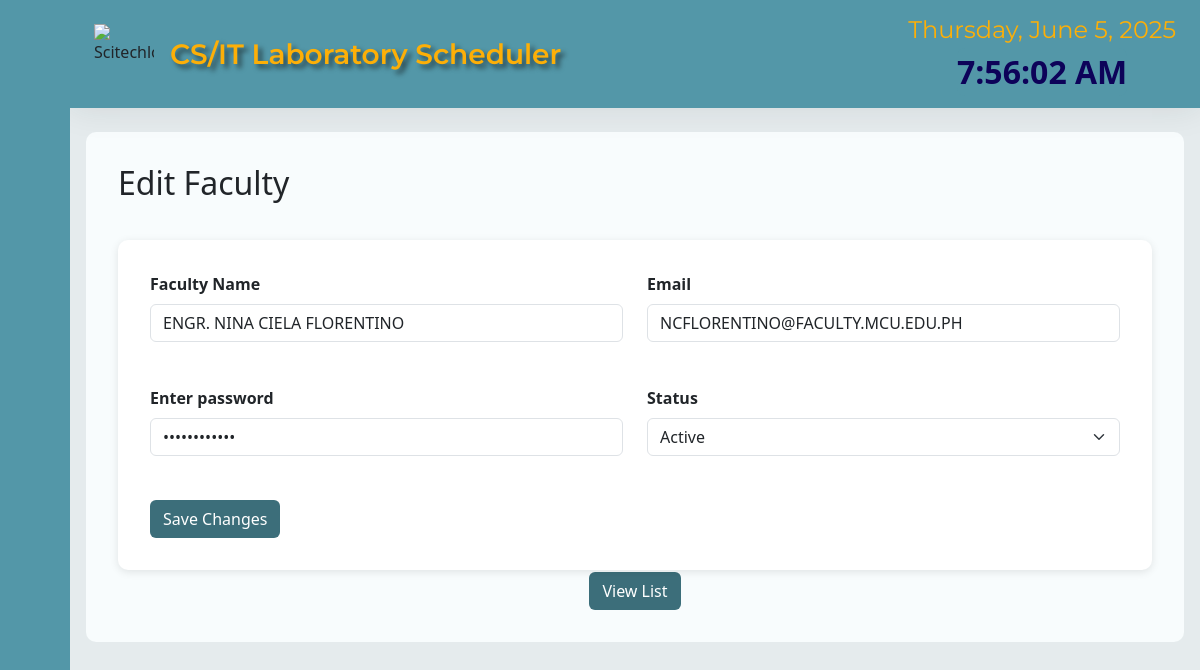
The page /edit-faculty.php?faculty_id=14 on the database its author committed.
### tables this page shows
CREATE TABLE `faculty_tbl` (
  `faculty_id` int(11) NOT NULL,
  `faculty_name` varchar(30) NOT NULL,
  `faculty_email` varchar(70) NOT NULL,
  `faculty_status` text NOT NULL,
  `faculty_pass` varchar(30) NOT NULL,
  `role` text NOT NULL
);

### edit-faculty.php (the view, shortened to what this page needs)
<?php
include 'connection.php';
$faculty_id = isset($_GET['faculty_id']) ? $_GET['faculty_id'] : '';
if ($faculty_id != '') {
    $query = "SELECT * FROM faculty_tbl WHERE faculty_id = '$faculty_id'";
    $result = mysqli_query($conn, $query);
    if ($result && mysqli_num_rows($result) > 0) {
        $row = mysqli_fetch_assoc($result);
        $faculty_pass = $row['faculty_pass'];
    } else {
        echo "Faculty not found.";
        exit();
    }
}
?>
<!doctype html>
<html lang="en">
  <head>
    <link href="https://cdn.lineicons.com/4.0/lineicons.css" rel="stylesheet">
    <link rel="stylesheet" href="styles.css">
    <link href="https://cdn.jsdelivr.net/npm/bootstrap@5.3.3/dist/css/bootstrap.min.css" rel="stylesheet">
  </head>
  <body>
    <div class="wrapper">
      <aside id="sidebar">
        <div class="d-flex">
          <button class="toggle-btn" type="button">
          </button>
        </div>
        <ul class="sidebar-nav">
          <li class="sidebar-item">
            <a href="index.php" class="sidebar-link">
            </a>
          </li>
          <li class="sidebar-item">
            <a href="#" class="sidebar-link has-dropdown collapsed" data-bs-toggle="collapse" data-bs-target="#createDropdown" aria-expanded="false" aria-controls="auth">
              </a>
          </li>
          <li class="sidebar-item">
            <a href="#" class="sidebar-link has-dropdown collapsed" data-bs-toggle="collapse" data-bs-target="#viewDropdown" aria-expanded="false" aria-controls="auth">
            </a>
          </li>
          <li class="sidebar-item">
            <a href="#" class="sidebar-link has-dropdown collapsed" data-bs-toggle="collapse" data-bs-target="#auth" aria-expanded="false" aria-controls="auth">
            </a>
          </li>
<li class="sidebar-item">
                <a href="#" class="sidebar-link has-dropdown collapsed" data-bs-toggle="collapse" data-bs-target="#acc" aria-expanded="false" aria-controls="auth">
                </a>
                      <li class="sidebar-footer">
          <a href="logout.php" class="sidebar-link">
            </a>
          </li>
        </ul>
      </aside>
      <div class="main">
        <nav class="navbar navbar-expand  px-4 py-4" data-bs-theme="dark">
          <div class="navbar-collapse collapse">
            <img src="assets/scitech logo.png"  alt="Scitechlogo" height="60px" width="60px">
            <a class="navbar-brand mx-3 fs-3" id="navtitle" href="#" style="text-shadow: 4px 4px 5px rgba(14, 14, 14, 0.6) !important;">CS/IT Laboratory Scheduler</a>
          </div>
          <ul class="navbar-nav ms-auto">
              <li class="navbar-item dropdown">
                <div class="timer-container">
                  <div class="date" id="currentDate">
                  </div>
                  <div class="time" id="localTime">
                  </div>
                </div>
              </li>
            </ul>
        </nav>
        <main class="content px-3 py-4">
          <div class="faculty-management-wrapper">
            <h2>Edit Faculty</h2>
            <div class="faculty-form">
  <form action="#" method="POST">
    <div class="row">
            <div class="col-6 pb-4">
      <label for="facultyName" class="form-label">Faculty Name</label>
      <input type="text" class="form-control" id="facultyName" name="faculty_name" value="<?php echo $row['faculty_name']; ?>" required>
    </div>
      <div class="col-6 pb-4">
        <label for="facultyEmail" class="form-label">Email</label>
        <input type="email" class="form-control" id="facultyEmail" name="faculty_email" value="<?php echo $row['faculty_email']?>" required>
      </div>
</div>
 <div class="row">
   <div class="col-6 pb-4">
         <label for="facultyPass" class="form-label">Enter password</label>
<input type="password" class="form-control" id="faculty_pass" name="faculty_pass" value="<?php echo htmlspecialchars($faculty_pass); ?>" required>
                            </div>
   <div class="col-6 pb-4">
  <label for="status" class="form-label">Status</label>
  <select class="form-select" name="faculty_status" required>
    <option value="ACTIVE" <?php echo ($row['faculty_status'] == 'ACTIVE') ? 'selected' : ''; ?>>Active</option>
  </select>
</div>
    </div>
    <button type="submit" class="btn" style="background-color: #3c6e7a; color: white;" name="save_faculty">Save Changes</button>
  </form>
</div>
            <center>
              <a href="faculty-management.php">
            <button type="submit" class="btn" style="background-color: #3c6e7a; color: white;">View List</button>
          </a>
          </center>
        </main>
</body>
</html>

### styles.css (style rules this page uses)
#navtitle { text-align: center; justify-content: center; font-weight: 600; color: #fdaf07; font-family: 'Montserrat'; }
a:link { text-decoration: none; }
li { list-style: none; }
.wrapper { display: flex; }
.main { display: flex; flex-direction: column; min-height: 100vh; width: 100%; overflow: hidden; transition: all 0.35s ease-in-out; background-color: #e5ebed; min-width: 0; }
#sidebar { width: 70px; min-width: 70px; z-index: 1000; transition: all .25s ease-in-out; background-color: #5397a8; display: flex; flex-direction: column; }
.toggle-btn { background-color: transparent; cursor: pointer; border: 0; padding: 1rem 1.5rem; margin-top: 18px; }
.sidebar-nav { padding: 2rem 0; flex: 1 1 auto; }
a.sidebar-link { padding: .625rem 1.625rem; color: #130164; display: block; font-size: 1rem; white-space: nowrap; border-left: 3px solid transparent; }
.sidebar-item { position: relative; }
.navbar { background-color: #5397a8; box-shadow: 0 0 2rem 0 rgba(33, 37, 41, .1); }
.navbar-expand .navbar-collapse { min-width: 200px; }
.timer-container { display: flex; flex-direction: column; justify-content: center; align-items: center; height: 40px; background-color: #5397a8; }
.date { font-size: 1.5rem; margin-bottom: 0px; color: #fdaf07; font-family: 'Montserrat'; }
.time { font-size: 2rem; font-weight: bold; background-color: #5397a8; color: #0d0259; padding: 0px; border-radius: 8px; }
.row { -webkit-border-radius: 50px; -moz-border-radius: 50px; border-radius: 50px; }
.faculty-management-wrapper { padding: 2rem; background-color: #f8fcfd; border-radius: 10px; }
.faculty-form { background-color: #fff; padding: 2rem; border-radius: 10px; box-shadow: 0 2px 8px rgba(0, 0, 0, 0.1); margin-bottom: 2rem; position: relative; top: 30px !important; }
.faculty-form .form-label { font-size: 1rem; font-weight: bold; }
.faculty-form .form-control, .faculty-form .form-select { border-radius: 0.375rem; margin-bottom: 1.25rem; }

### rows shown on the page
faculty_tbl: faculty_name "ENGR. NINA CIELA FLORENTINO", faculty_email "NCFLORENTINO@FACULTY.MCU.EDU.PH", faculty_status "Active"
